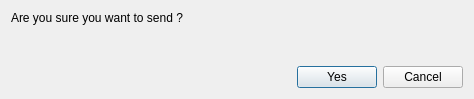
<?xml version="1.0" encoding="UTF-8"?>
<ui version="4.0">
 <class>ConfirmSendDialog</class>
 <widget class="QDialog" name="ConfirmSendDialog">
  <property name="windowModality">
   <enum>Qt::ApplicationModal</enum>
  </property>
  <property name="geometry">
   <rect>
    <x>0</x>
    <y>0</y>
    <width>474</width>
    <height>99</height>
   </rect>
  </property>
  <property name="windowTitle">
   <string>Confirm sending prosus</string>
  </property>
  <layout class="QVBoxLayout" name="verticalLayout">
   <item>
    <layout class="QVBoxLayout" name="verticalLayout_2">
     <item>
      <widget class="QLabel" name="m_confirmLabel">
       <property name="text">
        <string>&lt;html&gt;&lt;head/&gt;&lt;body&gt;&lt;p&gt;Are you sure you want to send ?&lt;/p&gt;&lt;/body&gt;&lt;/html&gt;</string>
       </property>
       <property name="textFormat">
        <enum>Qt::RichText</enum>
       </property>
      </widget>
     </item>
     <item>
      <widget class="QLabel" name="m_paymentIdLabel">
       <property name="text">
        <string/>
       </property>
       <property name="textFormat">
        <enum>Qt::RichText</enum>
       </property>
      </widget>
     </item>
    </layout>
   </item>
   <item>
    <spacer name="verticalSpacer">
     <property name="orientation">
      <enum>Qt::Vertical</enum>
     </property>
     <property name="sizeHint" stdset="0">
      <size>
       <width>20</width>
       <height>40</height>
      </size>
     </property>
    </spacer>
   </item>
   <item>
    <layout class="QHBoxLayout" name="horizontalLayout_2">
     <item>
      <spacer name="horizontalSpacer">
       <property name="orientation">
        <enum>Qt::Horizontal</enum>
       </property>
       <property name="sizeHint" stdset="0">
        <size>
         <width>40</width>
         <height>20</height>
        </size>
       </property>
      </spacer>
     </item>
     <item>
      <widget class="QPushButton" name="m_okButton">
       <property name="text">
        <string>Yes</string>
       </property>
       <property name="icon">
        <iconset resource="../../resources.qrc">
         <normaloff>:/icons/transaction</normaloff>:/icons/transaction</iconset>
       </property>
      </widget>
     </item>
     <item>
      <widget class="QPushButton" name="m_cancelButton">
       <property name="text">
        <string>Cancel</string>
       </property>
       <property name="icon">
        <iconset resource="../../resources.qrc">
         <normaloff>:/icons/cancel</normaloff>:/icons/cancel</iconset>
       </property>
      </widget>
     </item>
    </layout>
   </item>
  </layout>
 </widget>
 <resources>
  <include location="../../resources.qrc"/>
 </resources>
 <connections>
  <connection>
   <sender>m_okButton</sender>
   <signal>clicked()</signal>
   <receiver>ConfirmSendDialog</receiver>
   <slot>accept()</slot>
   <hints>
    <hint type="sourcelabel">
     <x>500</x>
     <y>62</y>
    </hint>
    <hint type="destinationlabel">
     <x>276</x>
     <y>44</y>
    </hint>
   </hints>
  </connection>
  <connection>
   <sender>m_cancelButton</sender>
   <signal>clicked()</signal>
   <receiver>ConfirmSendDialog</receiver>
   <slot>reject()</slot>
   <hints>
    <hint type="sourcelabel">
     <x>417</x>
     <y>62</y>
    </hint>
    <hint type="destinationlabel">
     <x>276</x>
     <y>44</y>
    </hint>
   </hints>
  </connection>
 </connections>
</ui>
